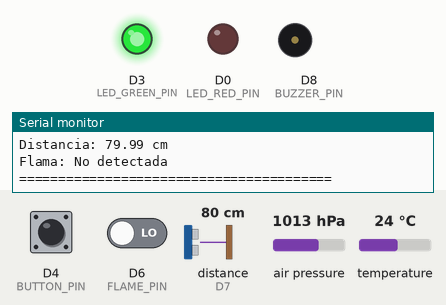
This program was run on a simulated ESP8266 (NodeMCU). Parts: output pins drawn as LEDs (lit = HIGH), buzzer (waves = sounding), the last lines printed to the serial monitor. Wiring (inferred from the names in the program): ultrasonic range finder: trigger D5; echo D7. The inputs (shaded band) are chosen by the test bench; at power-on: distance to the obstacle (sensor on D7) 80 cm, D4 (BUTTON_PIN) HIGH, D6 (FLAME_PIN) LOW, air pressure 1013 hPa, temperature 24 °C. The echo pulse lasts 58.3 µs per cm; WiFi joins after 1.5 s; servers stay silent unless stated; pins used as bus, display or sensor lines are not drawn.

Above: at 5.3 s.
5.4 s: distance to the obstacle (sensor on D7) set to 33 cm
7.3 s: distance to the obstacle (sensor on D7) set to 28 cm
At 9.3 s:
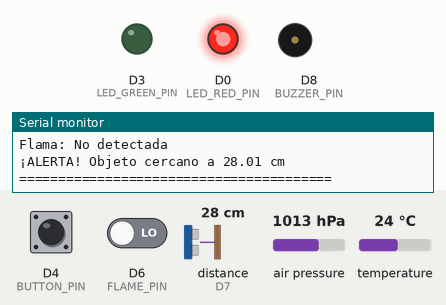
9.6 s: D4 (BUTTON_PIN) pulled LOW for 0.15 s
At 10.7 s:
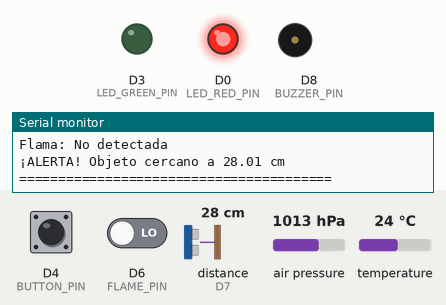
14.6 s: D6 (FLAME_PIN) driven HIGH
At 15.7 s:
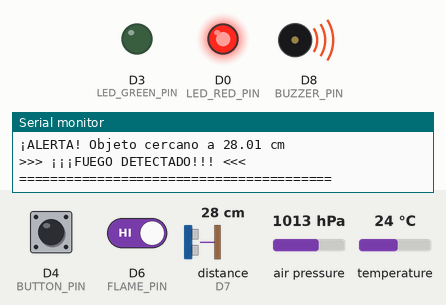
16.7 s: D6 (FLAME_PIN) driven LOW
At 17.5 s:
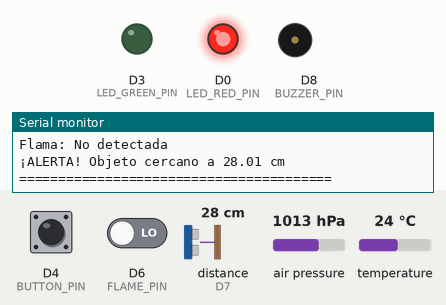
Timing chart, 0 to 19.6 s (numbered marks = the images above; inputs shaded):
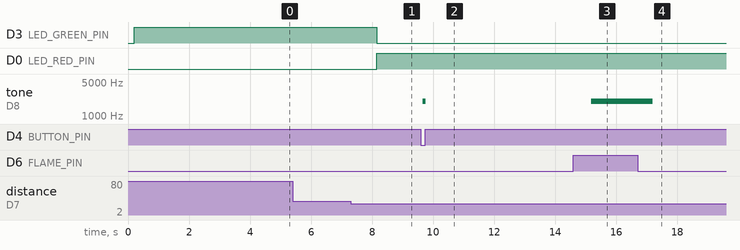

The program:

main.cpp
```cpp
#include <Arduino.h>
#include "wifiSetup.h"
#include "bmp280.h"
#include "distance.h"
#include "flame.h"
#include "ledRGB.h"
#include "buzzer.h"
#include "button.h"
#include "blynkSetup.h"
#include "blynkConfig.h" // Asegura macros BLYNK_TEMPLATE_ID/NAME/AUTH disponibles aquí
#include "googleSheets.h"

// Configuración WiFi y Blynk
char ssid[] = "Nandez";
char password[] = "pendejo8";
// Auth Token ahora se obtiene de define BLYNK_AUTH_TOKEN (ver blynkConfig.h)

// URL de Google Apps Script (reemplazar con tu deployment URL)
const char* googleScriptUrl = "https://script.google.com/macros/s/AKfycbzBkxII56YZ73sTPBUxR9V55go09jxexB0K1m7-C9POzfuSrTZwB60CDYr6wjia8MJN/exec";

// Variables para control de temperatura

float baselineTemp = 0; // Temperatura inicial de referencia
bool baselineTempSet = false; // Indica si la temperatura base ha sido establecida
const float TEMP_THRESHOLD = 3.0;  // Variación de temperatura en °C para activar alarma

// Variables para control de distancia
const float DISTANCE_THRESHOLD = 30.0;  // Distancia en cm para activar alarma

// Variables de tiempo para lecturas

unsigned long lastReadTime = 0; // Última vez que se leyeron los sensores
const unsigned long READ_INTERVAL = 1000;  // Leer cada 1 segundo

unsigned long lastGoogleSheetsTime = 0; // Última vez que se envió a Google Sheets
const unsigned long GOOGLE_SHEETS_INTERVAL = 60000;  // Enviar cada 60 segundos (evitar límites de cuota)

void setup() {
  Serial.begin(115200);
  delay(100);
  Serial.println("\n\n=== Iniciando sistema de sensores ===");

  // Inicializar todos los módulos
  setupLED();
  setupBuzzer();
  setupButton();
  setupDistance();
  setupFlame();

  // Inicializar BMP280
  if (!setupBMP280()) {
    Serial.println("ERROR: No se pudo inicializar el BMP280");
    // Hacer parpadear LED rojo para indicar error
    for(int i = 0; i < 5; i++) {
      setLEDColor(LED_RED);
      delay(200);
      setLEDColor(LED_OFF);
      delay(200);
    }
  }

  // WiFi setup
  setupWiFi(ssid, password);
  // Blynk setup (usa la conexión WiFi existente)
  setupBlynk(BLYNK_AUTH_TOKEN);
  // Google Sheets setup
  setupGoogleSheets(googleScriptUrl);

  // Obtener temperatura base después de 2 segundos
  delay(2000);
  baselineTemp = readTemperature();
  baselineTempSet = true;

  Serial.println("\n=== Sistema listo ===");
  Serial.println("LED Verde = Estado normal");
  Serial.println("LED Rojo = Temperatura alta o proximidad detectada");
  Serial.println("Buzzer = Fuego detectado\n");
}

void loop() {
  // Blynk loop
  blynkRun();
  blynkEnsureConnected(); // Intentar reconectar si se perdió conexión

  // Verificar si es tiempo de leer sensores
  if (millis() - lastReadTime >= READ_INTERVAL) {
    lastReadTime = millis();

    // Variables de alarma
    bool tempAlarm = false;
    bool distanceAlarm = false;

    // ===== LEER SENSORES =====

    // Leer BMP280 (temperatura y presión)
    float temperature = readTemperature();
    float pressure = readPressure();
    float altitude = readAltitude();

    // Leer distancia
    float distance = readDistance();

    // Leer sensor de flama
    bool flameDetected = isFlameDetected();

    // ===== IMPRIMIR RESULTADOS =====
    Serial.println("========================================");
    Serial.print("Temperatura: ");
    Serial.print(temperature);
    Serial.println(" °C");

    Serial.print("Presión: ");
    Serial.print(pressure);
    Serial.println(" hPa");

    Serial.print("Altitud: ");
    Serial.print(altitude);
    Serial.println(" m");

    Serial.print("Distancia: ");
    if (distance > 0) {
      Serial.print(distance);
      Serial.println(" cm");
    } else {
      Serial.println("No hay objeto detectado");
    }

    Serial.print("Flama: ");
    Serial.println(flameDetected ? "DETECTADA!" : "No detectada");

    // ===== CONTROL DE ACTUADORES =====

    // Verificar variación de temperatura
    if (baselineTempSet && abs(temperature - baselineTemp) > TEMP_THRESHOLD) {
      tempAlarm = true;
      Serial.print("¡ALERTA! Variación de temperatura: ");
      Serial.print(abs(temperature - baselineTemp));
      Serial.println(" °C");
    }

    // Verificar proximidad
    if (distance > 0 && distance < DISTANCE_THRESHOLD) {
      distanceAlarm = true;
      Serial.print("¡ALERTA! Objeto cercano a ");
      Serial.print(distance);
      Serial.println(" cm");
    }

    // Control del LED RGB
    bool ledIsRed = (tempAlarm || distanceAlarm);
    if (ledIsRed) setLEDColor(LED_RED); else setLEDColor(LED_GREEN);

    // Control del Buzzer (flama O petición desde Blynk)
    if (flameDetected || isBlynkBuzzerRequested()) {
      buzzerOn();
      Serial.println(">>> ¡¡¡FUEGO DETECTADO!!! <<<");
    } else {
      buzzerOff();
    }

    // Publicar a Blynk (debug de estado de conexión)
    if (!blynkIsConnected()) {
      Serial.println("[Blynk] Aún sin conexión. Datos locales OK.");
    }
    blynkPublish(temperature, pressure, altitude, distance, flameDetected, ledIsRed);

    Serial.println("========================================\n");
  }

  // Enviar a Google Sheets cada 60 segundos
  if (millis() - lastGoogleSheetsTime >= GOOGLE_SHEETS_INTERVAL) {
    lastGoogleSheetsTime = millis();

    // Leer valores actuales
    float temp = readTemperature();
    float pres = readPressure();
    float alt = readAltitude();
    float dist = readDistance();
    bool flame = isFlameDetected();

    Serial.println("[GoogleSheets] Enviando datos periódicos...");
    if (sendToGoogleSheets(temp, pres, alt, dist, flame)) {
      Serial.println("[GoogleSheets] ✓ Datos enviados exitosamente");
    } else {
      Serial.println("[GoogleSheets] ✗ Error al enviar datos");
    }
  }

  // Verificar botón (ejemplo de uso - resetear la temperatura base)
  if (buttonPressedDebounce()) {
    baselineTemp = readTemperature();
    Serial.println(">>> Temperatura base actualizada <<<");
    buzzerBeep(100);  // Confirmación auditiva
  }

  // Pequeña pausa para no saturar el procesador
  delay(10);
}
```

blynkSetup.h
```cpp
#ifndef BLYNK_SETUP_H
#define BLYNK_SETUP_H

#include <Arduino.h>

// Pines Virtuales
// V0: Temperature (float)
// V1: Pressure (float)
// V2: Altitude (float)
// V3: Distance (float)
// V4: Flame detected (0/1)
// V5: LED state (0=GREEN, 1=RED)
// V6: Button to activate buzzer (Switch)

void setupBlynk(const char* authToken);
void blynkRun();

// Si no está conectado, forzar intento de reconexión.
void blynkEnsureConnected();

// Retorna true si está conectado actualmente al cloud de Blynk
bool blynkIsConnected();

// Publicar valores actuales a Blynk
void blynkPublish(float temperature, float pressure, float altitude,
                    float distance, bool flameDetected, bool ledIsRed);

// Consultar solicitud remota de buzzer (desde botón Blynk V6)
bool isBlynkBuzzerRequested();

#endif // BLYNK_SETUP_H
```

bmp280.h
```cpp
#ifndef BMP280_H
#define BMP280_H

#include <Arduino.h>

// Inicializar el sensor BMP280
bool setupBMP280();

// Leer temperatura en °C
float readTemperature();

// Leer presión en hPa
float readPressure();

// Leer altitud en metros
float readAltitude();

#endif
```

button.h
```cpp
#ifndef BUTTON_H
#define BUTTON_H

#include <Arduino.h>

// Inicializar el botón
void setupButton();

// Leer estado del botón (retorna true si está presionado)
bool isButtonPressed();

// Detectar si el botón fue presionado (con debounce)
bool buttonPressedDebounce();

#endif
```

buzzer.h
```cpp
#ifndef BUZZER_H
#define BUZZER_H

#include <Arduino.h>

// Inicializar el buzzer
void setupBuzzer();

// Activar el buzzer
void buzzerOn();

// Desactivar el buzzer
void buzzerOff();

// Hacer sonar el buzzer por un tiempo (ms)
void buzzerBeep(int duration);

#endif
```

distance.h
```cpp
#ifndef DISTANCE_H
#define DISTANCE_H

#include <Arduino.h>

// Inicializar el sensor de distancia HC-SR04
void setupDistance();

// Leer distancia en centímetros
float readDistance();

#endif
```

flame.h
```cpp
#ifndef FLAME_H
#define FLAME_H

#include <Arduino.h>

// Inicializar el sensor de flama
void setupFlame();

// Detectar si hay flama (retorna true si detecta fuego)
bool isFlameDetected();

#endif
```

googleSheets.h
```cpp
#ifndef GOOGLE_SHEETS_H
#define GOOGLE_SHEETS_H

#include <Arduino.h>

// Configurar la URL del Google Apps Script (Web App deployment URL)
void setupGoogleSheets(const char* scriptUrl);

// Enviar datos a Google Sheets
// Retorna true si el envío fue exitoso
bool sendToGoogleSheets(float temperature, float pressure, float altitude,
                        float distance, bool flameDetected);

#endif // GOOGLE_SHEETS_H
```

ledRGB.h
```cpp
#ifndef LEDRGB_H
#define LEDRGB_H

#include <Arduino.h>

// Colores del LED
enum LedColor {
    LED_GREEN,
    LED_RED,
    LED_OFF
};

// Inicializar el LED RGB
void setupLED();

// Cambiar color del LED
void setLEDColor(LedColor color);

#endif
```

wifiSetup.h
```cpp
#ifndef WIFI_SETUP_H
#define WIFI_SETUP_H

#include <Arduino.h>

void setupWiFi(char ssid[], char password[]);

#endif
```

Distance.cpp
```cpp
#include "distance.h"

// Pines del HC-SR04
#define TRIG_PIN 14  // D5 (GPIO14)
#define ECHO_PIN 13  // D7 (GPIO13)

void setupDistance() {
    pinMode(TRIG_PIN, OUTPUT);
    pinMode(ECHO_PIN, INPUT);
    Serial.println("Sensor de distancia HC-SR04 inicializado");
}

float readDistance() {
  // Generar pulso de 10µs en TRIG
    digitalWrite(TRIG_PIN, LOW);
    delayMicroseconds(2);
    digitalWrite(TRIG_PIN, HIGH);
    delayMicroseconds(10);
    digitalWrite(TRIG_PIN, LOW);

  // Medir el tiempo del pulso ECHO
  long duration = pulseIn(ECHO_PIN, HIGH, 30000);  // Timeout de 30ms

  // Calcular distancia en cm
  // Velocidad del sonido: 343 m/s = 0.0343 cm/µs
  // Distancia = (tiempo * velocidad) / 2
  float distance = (duration * 0.0343) / 2.0;

  // Retornar 0 si está fuera de rango o error
    if (distance == 0 || distance > 400) {
        return 0;
    }

    return distance;
}
```

blynkSetup.cpp
```cpp
#define BLYNK_PRINT Serial  // Activar mensajes de debug de Blynk
#include "blynkSetup.h"
#include "blynkConfig.h" // Debe ir antes de incluir Blynk

#include <BlynkSimpleEsp8266.h>
#include <ESP8266WiFi.h>
#include "buzzer.h"

// Token de autenticación almacenado
typedef struct {
    const char* auth;

} BlynkConfig;

static BlynkConfig g_cfg = { nullptr };
static bool g_blynkBuzzerOn = false; // Solicitud remota de buzzer


BLYNK_CONNECTED() {
    Blynk.syncVirtual(V6);
}


BLYNK_WRITE(V6) {
    int val = param.asInt();
    g_blynkBuzzerOn = (val == 1);
}

void setupBlynk(const char* authToken) {
    g_cfg.auth = authToken; // normalmente BLYNK_AUTH_TOKEN
    Blynk.config(g_cfg.auth);
    Blynk.connect(5000);
    Serial.println("Blynk configurado. Intentando conexión inicial...");
}

void blynkRun() {
    Blynk.run();
}

void blynkEnsureConnected() {
    static unsigned long lastAttempt = 0;
    const unsigned long RECONNECT_INTERVAL = 10000; // 10s
    if (Blynk.connected()) return;
    unsigned long now = millis();
    if (now - lastAttempt >= RECONNECT_INTERVAL) {
        Serial.println("[Blynk] Desconectado. Reintentando conexión...");
        Blynk.connect();
        lastAttempt = now;
    }
}

bool blynkIsConnected() {
    return Blynk.connected();
}

void blynkPublish(float temperature, float pressure, float altitude,
    float distance, bool flameDetected, bool ledIsRed) {
    if (!Blynk.connected()) {
        // Debug mínimo; evitar spam
        static unsigned long lastMsg = 0;
        if (millis() - lastMsg > 5000) {
        Serial.println("[Blynk] No conectado. No se envían datos.");
        lastMsg = millis();
        }
        return;
    }

    Blynk.virtualWrite(V0, temperature);
    Blynk.virtualWrite(V1, pressure);
    Blynk.virtualWrite(V2, altitude);
    Blynk.virtualWrite(V3, distance > 0 ? distance : 0);
    Blynk.virtualWrite(V4, flameDetected ? 1 : 0);
    Blynk.virtualWrite(V5, ledIsRed ? 1 : 0);
}

bool isBlynkBuzzerRequested() {
    return g_blynkBuzzerOn;
}
```

bmp280.cpp
```cpp
#include "bmp280.h"
#include <Wire.h>
#include <Adafruit_BMP280.h>

// Pines I2C para ESP8266
#define BMP_SDA 4  // D2 (GPIO4)
#define BMP_SCL 5  // D1 (GPIO5)

Adafruit_BMP280 bmp;

bool setupBMP280() {
  // Inicializar I2C con los pines específicos
    Wire.begin(BMP_SDA, BMP_SCL);

  if (!bmp.begin(0x76)) {  // Dirección I2C típica del BMP280
    Serial.println("No se pudo encontrar el sensor BMP280!");
    return false;
    }

  // Configuración del sensor
  bmp.setSampling(Adafruit_BMP280::MODE_NORMAL,     // Modo de operación
                  Adafruit_BMP280::SAMPLING_X2,     // Temp. oversampling
                  Adafruit_BMP280::SAMPLING_X16,    // Pressure oversampling
                  Adafruit_BMP280::FILTER_X16,      // Filtering
                  Adafruit_BMP280::STANDBY_MS_500); // Standby time

    Serial.println("BMP280 inicializado correctamente");
    return true;
}

float readTemperature() {
    return bmp.readTemperature();
}

float readPressure() {
    return bmp.readPressure() / 100.0F;  // Convertir a hPa
}

float readAltitude() {
    return bmp.readAltitude(1013.25);  // Presión a nivel del mar en hPa
}
```

button.cpp
```cpp
#include "button.h"

// Pin del botón
#define BUTTON_PIN 2  // D4 (GPIO2)

// Variables para debounce
unsigned long lastDebounceTime = 0;
unsigned long debounceDelay = 50;
int lastButtonState = HIGH;
int buttonState = HIGH;

void setupButton() {
    pinMode(BUTTON_PIN, INPUT_PULLUP);
    Serial.println("Botón inicializado");
}

bool isButtonPressed() {
  // El botón está presionado cuando lee LOW (por INPUT_PULLUP)
    return digitalRead(BUTTON_PIN) == LOW;
}

bool buttonPressedDebounce() {

    int reading = digitalRead(BUTTON_PIN);

    if (reading != lastButtonState) {
    lastDebounceTime = millis();
    }

    if ((millis() - lastDebounceTime) > debounceDelay) {

        if (reading != buttonState) {

            buttonState = reading;

            if (buttonState == LOW) {

            lastButtonState = reading;
            return true;

            }

        }
    }

    lastButtonState = reading;
    return false;
}
```

buzzer.cpp
```cpp
#include "buzzer.h"

// Pin del buzzer
#define BUZZER_PIN 15  // D8 (GPIO15)
\

// Frecuencia para el buzzer PASIVO
const unsigned int BUZZER_FREQ = 2000; // Hz

void setupBuzzer() {
    pinMode(BUZZER_PIN, OUTPUT);
  digitalWrite(BUZZER_PIN, LOW); // Estado inicial silencioso
    Serial.println("Buzzer inicializado");
}

// Encender buzzer de forma continua (tono constante)
void buzzerOn() {
  // tone() gestiona internamente el pin en ESP8266
    tone(BUZZER_PIN, BUZZER_FREQ);
}

// Apagar buzzer
void buzzerOff() {
  noTone(BUZZER_PIN); // Detiene generación de onda
  digitalWrite(BUZZER_PIN, LOW); // Asegura LOW (importante para GPIO15)
}

// Beep corto con duración en ms
void buzzerBeep(int duration) {
    tone(BUZZER_PIN, BUZZER_FREQ);
    delay(duration);
    noTone(BUZZER_PIN);
    digitalWrite(BUZZER_PIN, LOW);
}
```

flame.cpp
```cpp
#include "flame.h"

// Pin del sensor de flama
#define FLAME_PIN 12  // D6 (GPIO12)

void setupFlame() {
    pinMode(FLAME_PIN, INPUT);
    Serial.println("Sensor de flama inicializado");
}

bool isFlameDetected() {
  // El sensor de flama DO da HIGH cuando detecta fuego
    return digitalRead(FLAME_PIN) == HIGH;
}
```

googleSheets.cpp
```cpp
#include "googleSheets.h"
#include <ESP8266HTTPClient.h>
#include <WiFiClientSecure.h>

static String g_scriptUrl = "";

void setupGoogleSheets(const char* scriptUrl) {
    g_scriptUrl = String(scriptUrl);
    Serial.println("Google Sheets configurado");
    Serial.print("URL: ");
    Serial.println(g_scriptUrl);
}

bool sendToGoogleSheets(float temperature, float pressure, float altitude,
                        float distance, bool flameDetected) {
    if (g_scriptUrl.length() == 0) {
        Serial.println("[GoogleSheets] Error: URL no configurada");
        return false;
    }

    // Crear cliente HTTPS (Google Apps Script usa HTTPS)
    WiFiClientSecure client;
    client.setInsecure(); // No validar certificado (simplifica para pruebas)

    HTTPClient http;

    // Construir URL con parámetros
    String url = g_scriptUrl;
    url += "?temperature=" + String(temperature, 2);
    url += "&pressure=" + String(pressure, 2);
    url += "&altitude=" + String(altitude, 2);
    url += "&distance=" + String(distance, 2);
    url += "&flame=" + String(flameDetected ? "SI" : "NO");

    Serial.println("[GoogleSheets] Enviando datos...");
    Serial.println("URL: " + url);

    http.begin(client, url);
    http.setFollowRedirects(HTTPC_STRICT_FOLLOW_REDIRECTS); // Seguir redirects de Google

    int httpCode = http.GET();

    if (httpCode > 0) {
        Serial.print("[GoogleSheets] Código HTTP: ");
        Serial.println(httpCode);

        if (httpCode == HTTP_CODE_OK || httpCode == HTTP_CODE_MOVED_PERMANENTLY || httpCode == HTTP_CODE_FOUND) {
        String payload = http.getString();
        Serial.println("[GoogleSheets] Respuesta: " + payload);
        http.end();
        return true;
        }
    } else {
        Serial.print("[GoogleSheets] Error en petición: ");
        Serial.println(http.errorToString(httpCode));
    }

    http.end();
    return false;
}
```

ledRGB.cpp
```cpp
#include "ledRGB.h"

// Pines del LED RGB
#define LED_RED_PIN 16   // D0 (GPIO16)
#define LED_GREEN_PIN 0  // D3 (GPIO0) - Nota: GPIO0 debe estar HIGH en boot normal

void setupLED() {

    // Configurar pines como OUTPUT
    pinMode(LED_RED_PIN, OUTPUT);
    pinMode(LED_GREEN_PIN, OUTPUT);

    // Asegurar que ambos estén apagados primero
    digitalWrite(LED_RED_PIN, LOW);
    digitalWrite(LED_GREEN_PIN, LOW);

    delay(100);

    // Iniciar con LED verde
    setLEDColor(LED_GREEN);
    Serial.println("LED RGB inicializado (Verde=D3/GPIO0, Rojo=D0/GPIO16)");
}

void setLEDColor(LedColor color) {

    switch(color) {
        case LED_GREEN:
        digitalWrite(LED_RED_PIN, LOW);
        digitalWrite(LED_GREEN_PIN, HIGH);
        break;
        case LED_RED:
        digitalWrite(LED_RED_PIN, HIGH);
        digitalWrite(LED_GREEN_PIN, LOW);
        break;
        case LED_OFF:
        digitalWrite(LED_RED_PIN, LOW);
        digitalWrite(LED_GREEN_PIN, LOW);
        break;
    }
}
```

wifiSetup.cpp
```cpp
#include "wifiSetup.h"
#include <ESP8266WiFi.h>

void setupWiFi( char ssid[],  char password[]) {
    delay (100);
    Serial.begin(115200);
    Serial.print("\nConnecting to ");
    Serial.println(ssid);
    WiFi.begin(ssid, password);

    while (WiFi.status() != WL_CONNECTED) {
        delay(500);
        Serial.print(".");
    }

    randomSeed(micros());

    Serial.println("");
    Serial.println("WiFi connected");
    Serial.println("IP address: ");
    Serial.println(WiFi.localIP());

}
```

Source omitted: blynkConfig.h (411 bytes)

Measured:
- the behaviour switches between 31 and 30 cm on distance to the obstacle (sensor on D7) (found by bisection; images 0 and 1)
- after the input at 7.3 s, D3 (LED_GREEN_PIN): HIGH → LOW after 0.86 s; D0 (LED_RED_PIN): LOW → HIGH after 0.86 s
- after the input at 9.6 s, tone on D8 (BUZZER_PIN): silent → 2000 Hz after 0.06 s, → silent 0.10 s later
- after the input at 14.6 s, tone on D8 (BUZZER_PIN): silent → 2000 Hz after 0.58 s
- after the input at 16.7 s, tone on D8 (BUZZER_PIN): 2000 Hz → silent after 0.49 s
